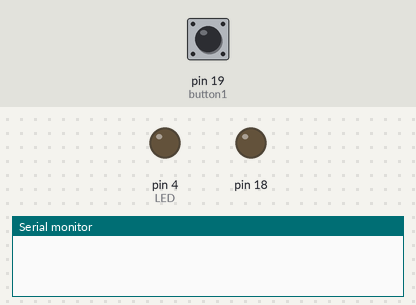
The sketch below on a simulated Arduino Uno, built with avr-gcc and run on an emulated ATmega328P. Shown: output pins drawn as LEDs (lit = HIGH), the last lines printed to the serial monitor. Inputs (shaded band) come from the test bench; at power-on: pin 19 (button1) HIGH.

Above: at 1.2 s.
1.3 s: pin 19 (button1) pulled LOW for 0.15 s
At 2.2 s:
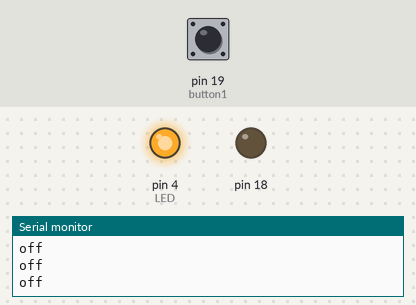
2.9 s: pin 19 (button1) pulled LOW for 1 s
At 3.5 s:
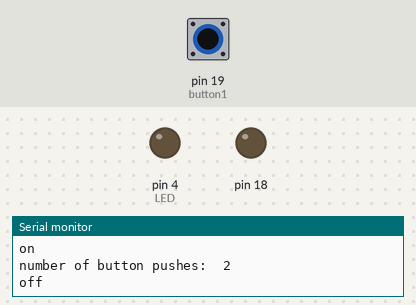
5.4 s: pin 19 (button1) pulled LOW for 3.2 s
At 6.7 s:
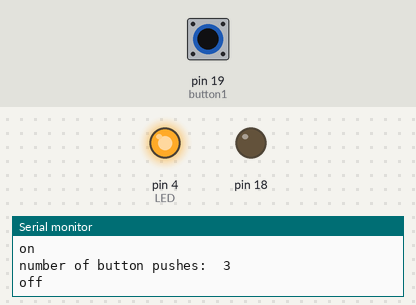
Timing chart, 0 to 8.4 s (numbered marks = the images above; inputs shaded):
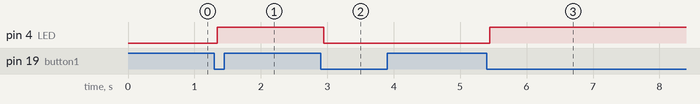

Measured:
- after the input at 1.3 s, pin 4 (LED): LOW → HIGH at once
- after the input at 2.9 s, pin 4 (LED): HIGH → LOW at once
- after the input at 5.4 s, pin 4 (LED): LOW → HIGH after 0.05 s

The sketch:

demo_vid.ino
```cpp
/*
  Teensy 2.0 with LED
  Used for demo vids
  Digital and analog pins grove connections
  starting at top right corner while USB port is away from you:
  | 21/A0, 20/A1, 19/A2, 18/A3 |
  | 17/A4, 16/A5, 15/A6, 14/A7 |
  | 13/A8, 12/A9, 11/A10, 22/A11 |

  Digital pins:
  | 23, 10, 9, 8 |
  | 7, 6, 5, 24 |
  | 3, 2, 1, 0 |
*/

#include <Bounce2.h>


const int debounceTime = 25;  //mS
//Bounce object handles contact chatter or "bounce", and simplifies state changes

//Bounce button0 = Bounce(0, debounceTime);


int buttonPushCounter1 = 0;   // counter for the number of button presses
int buttonState1 = 0;         // current state of the button
int lastButtonState1 = 0;     // previous state of the button

Bounce button1 = Bounce(19, debounceTime);

int range = 5;              // output range of X or Y movement; affects movement speed
int responseDelay = 20;     // response delay of the mouse, in ms
int LED = 4;

void setup() {
  // put your setup code here, to run once:
  Serial.begin(9600);
  pinMode(LED, OUTPUT);
  pinMode(18, OUTPUT);
  digitalWrite(18, LOW);
  pinMode(19, INPUT_PULLUP);

}

void loop() {

  //button0.update();
  buttonState1 = button1.update();

  // compare the buttonState to its previous state
  if (buttonState1 != lastButtonState1) {
    // if the state has changed, increment the counter
    if (button1.fallingEdge()) {
      // if the current state is HIGH then the button
      // wend from off to on:
      buttonPushCounter1++;
      Serial.println("on");
      Serial.print("number of button pushes:  ");
      Serial.println(buttonPushCounter1);
    }
    else {
      // if the current state is LOW then the button
      // wend from on to off:
      Serial.println("off");
    }
  }
  lastButtonState1 = buttonState1;

  // turns on the LED every two button pushes
  if (buttonPushCounter1 % 2 == 0) {
    digitalWrite(LED, LOW);
  } else {
    digitalWrite(LED, HIGH);
  }

  /*
    if (rightClick.fallingEdge()) {
      Mouse.click(MOUSE_RIGHT);
      Serial.println("right click");
    }


    if (leftClick.fallingEdge()) {
      Mouse.click();
      Serial.println("left click");
    }
  */

  delay(responseDelay);
}
```
